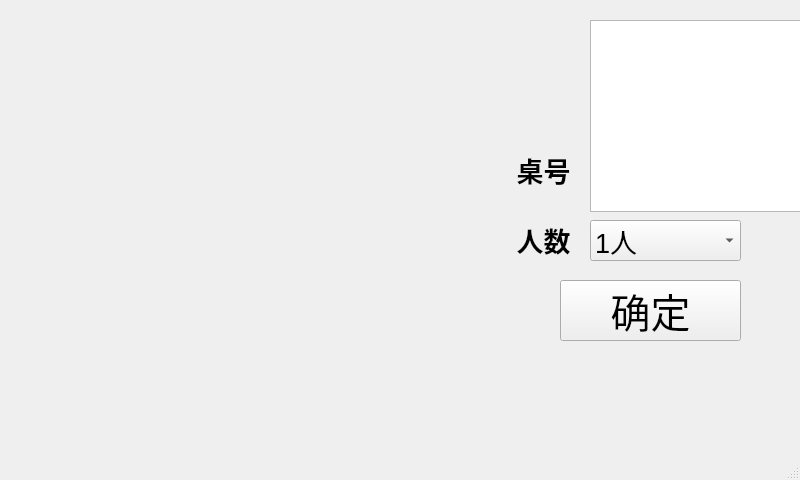
<?xml version="1.0" encoding="UTF-8"?>
<ui version="4.0">
 <class>MainWindow</class>
 <widget class="QMainWindow" name="MainWindow">
  <property name="geometry">
   <rect>
    <x>0</x>
    <y>0</y>
    <width>800</width>
    <height>480</height>
   </rect>
  </property>
  <property name="windowTitle">
   <string>MainWindow</string>
  </property>
  <widget class="QWidget" name="centralwidget">
   <widget class="QLabel" name="label">
    <property name="geometry">
     <rect>
      <x>30</x>
      <y>60</y>
      <width>441</width>
      <height>331</height>
     </rect>
    </property>
    <property name="text">
     <string/>
    </property>
   </widget>
   <widget class="QComboBox" name="comboBox_2">
    <property name="geometry">
     <rect>
      <x>590</x>
      <y>150</y>
      <width>151</width>
      <height>41</height>
     </rect>
    </property>
    <property name="font">
     <font>
      <pointsize>20</pointsize>
     </font>
    </property>
    <item>
     <property name="text">
      <string>1号桌</string>
     </property>
    </item>
    <item>
     <property name="text">
      <string>2号桌</string>
     </property>
    </item>
    <item>
     <property name="text">
      <string>3号桌</string>
     </property>
    </item>
    <item>
     <property name="text">
      <string>4号桌</string>
     </property>
    </item>
    <item>
     <property name="text">
      <string>5号桌</string>
     </property>
    </item>
   </widget>
   <widget class="QLabel" name="label_2">
    <property name="geometry">
     <rect>
      <x>510</x>
      <y>220</y>
      <width>67</width>
      <height>41</height>
     </rect>
    </property>
    <property name="text">
     <string>&lt;html&gt;&lt;head/&gt;&lt;body&gt;&lt;p align=&quot;center&quot;&gt;&lt;span style=&quot; font-size:20pt; font-weight:600;&quot;&gt;人数&lt;/span&gt;&lt;/p&gt;&lt;/body&gt;&lt;/html&gt;</string>
    </property>
   </widget>
   <widget class="QLabel" name="label_3">
    <property name="geometry">
     <rect>
      <x>510</x>
      <y>150</y>
      <width>67</width>
      <height>41</height>
     </rect>
    </property>
    <property name="text">
     <string>&lt;html&gt;&lt;head/&gt;&lt;body&gt;&lt;p align=&quot;center&quot;&gt;&lt;span style=&quot; font-size:20pt; font-weight:600;&quot;&gt;桌号&lt;/span&gt;&lt;/p&gt;&lt;/body&gt;&lt;/html&gt;</string>
    </property>
   </widget>
   <widget class="QPushButton" name="pushButton">
    <property name="geometry">
     <rect>
      <x>560</x>
      <y>280</y>
      <width>181</width>
      <height>61</height>
     </rect>
    </property>
    <property name="font">
     <font>
      <pointsize>30</pointsize>
     </font>
    </property>
    <property name="text">
     <string>确定</string>
    </property>
   </widget>
   <widget class="QComboBox" name="comboBox">
    <property name="geometry">
     <rect>
      <x>590</x>
      <y>220</y>
      <width>151</width>
      <height>41</height>
     </rect>
    </property>
    <property name="font">
     <font>
      <pointsize>20</pointsize>
     </font>
    </property>
    <item>
     <property name="text">
      <string>1人</string>
     </property>
    </item>
    <item>
     <property name="text">
      <string>2人</string>
     </property>
    </item>
    <item>
     <property name="text">
      <string>3人</string>
     </property>
    </item>
    <item>
     <property name="text">
      <string>4人</string>
     </property>
    </item>
    <item>
     <property name="text">
      <string>5人</string>
     </property>
    </item>
    <item>
     <property name="text">
      <string>6人</string>
     </property>
    </item>
    <item>
     <property name="text">
      <string>7人</string>
     </property>
    </item>
    <item>
     <property name="text">
      <string>8人</string>
     </property>
    </item>
   </widget>
   <widget class="QListView" name="listView">
    <property name="geometry">
     <rect>
      <x>590</x>
      <y>20</y>
      <width>256</width>
      <height>192</height>
     </rect>
    </property>
   </widget>
  </widget>
  <widget class="QMenuBar" name="menubar">
   <property name="geometry">
    <rect>
     <x>0</x>
     <y>0</y>
     <width>800</width>
     <height>28</height>
    </rect>
   </property>
  </widget>
  <widget class="QStatusBar" name="statusbar"/>
 </widget>
 <resources/>
 <connections/>
</ui>
